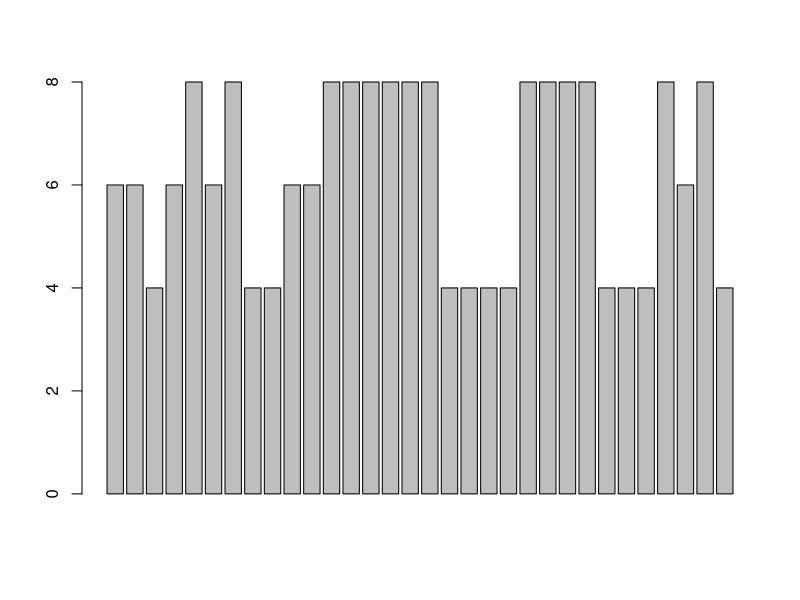
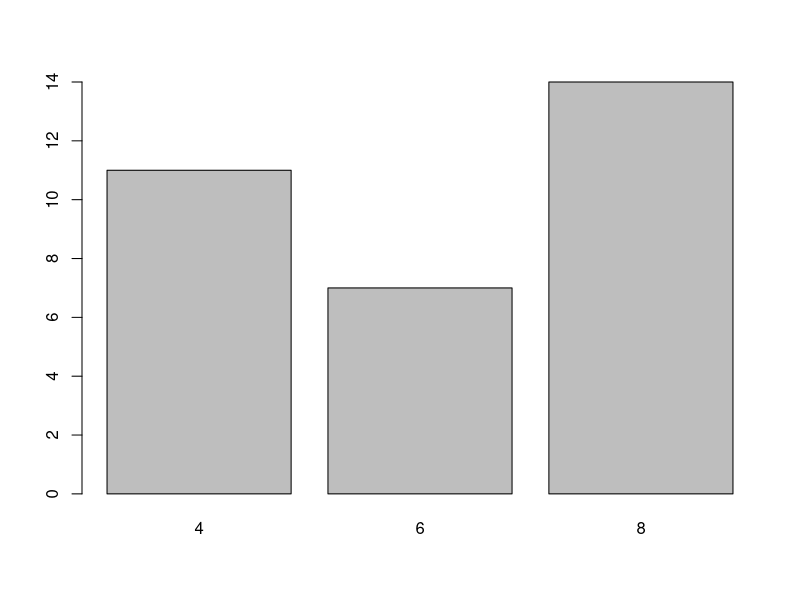

Write R code to recreate these figures, in order.
# Title     : TODO
# Objective : TODO
# Created by: dev
# Created on: 2021-09-01

# Bar charts
library(datasets)

# quick lookup for datasets
?mtcars
head(mtcars)

# this will iterate through each cases, not what we want
barplot(mtcars$cyl)

#make a table with frequencies for each category
cylinders <- table(mtcars$cyl)
cylinders
barplot(cylinders)
